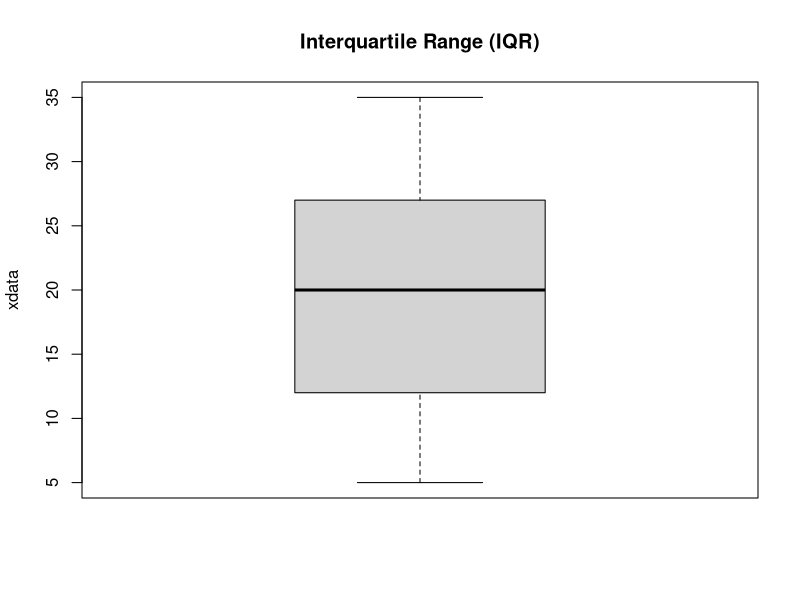

This chart was generated by the following R code:
xdata <- c(5, 10, 12, 15, 20, 25, 27, 30, 35)

# Compute Minimum, First Quartile, Median, Third Quartile, and Maximum Quartiles
MinQ <- quantile(xdata, 0)
FQ <- quantile(xdata, 0.25)
SQ <- quantile(xdata, 0.5)
TQ <- quantile(xdata, 0.75)
MaxQ <- quantile(xdata, 1)

# Print each Quartile
cat("Minimum =", MinQ, "\n")
cat("Lower Quartile =", FQ, "\n")
cat("Median =", SQ, "\n")
cat("Upper Quartile =", TQ, "\n")
cat("Maximum =", MaxQ, "\n")

# Compute All the Quartiles (Min, First, Second or Median, Third, and Max)
AQ <- quantile(xdata, prob = c(0, 0.25, 0.5, 0.75, 1))

# Print All the Quartiles
cat("All the Quartiles:", AQ, "\n")

# Summary statistics of xdata
summary(xdata)

# Draw a box plot for xdata
boxplot(xdata, main = "Interquartile Range (IQR)", ylab = "xdata")

# IQR computation: Difference between the upper and lower quartiles
IQR_value <- as.numeric(quantile(xdata, 0.75) - quantile(xdata, 0.25))
cat("IQR (computed manually) =", IQR_value, "\n")

# Use IQR function to calculate Interquartile Range
cat("IQR (using IQR function) =", IQR(xdata), "\n")
